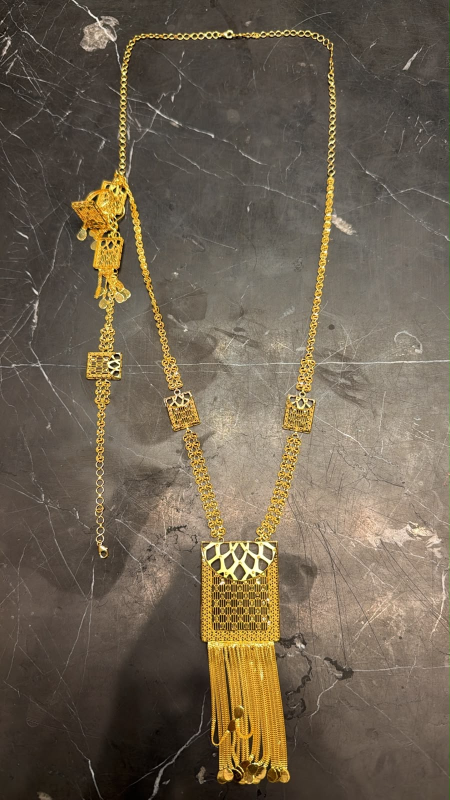
#> input picture gallery/1966323d-1488-4288-a324-7b0df29c244a.jpeg, 900 x 1600 px, given in place of logo.jpg, which was not available (shown at 1/2 size)
$ python optimize_images.py
#> lines starting #> are read from the running program, lines starting #| are printed output that depends on the picture; pictures that were not available may be replaced by others from this repository, and a replacement may not be noted
#!/usr/bin/env python3
"""Generate fast-loading WebP copies of every photo in gallery/.
Originals are never modified or deleted. Run from the repo root:
    python3 tools/optimize_images.py
Outputs gallery/opt/<name>-640.webp and gallery/opt/<name>-1600.webp
"""
import glob, os
from PIL import Image, ImageOps
SIZES = {640: 74, 1600: 82}
os.makedirs('gallery/opt', exist_ok=True)
for src in sorted(glob.glob('gallery/*.*')):
    if src.endswith('.gitkeep'):
        continue
    stem = os.path.splitext(os.path.basename(src))[0]
    im = ImageOps.exif_transpose(Image.open(src)).convert('RGB')
    for w, q in SIZES.items():
        out = f'gallery/opt/{stem}-{w}.webp'
        if os.path.exists(out) and os.path.getmtime(out) > os.path.getmtime(src):
            continue
        c = im.copy()
        c.thumbnail((w, w * 2), Image.LANCZOS)
        c.save(out, 'WEBP', quality=q, method=6)
# logo / icons
logo = Image.open('logo.jpg').convert('RGB')
#> logo is the input picture: PIL image 900x1600 RGB; mean R, G, B 110.4, 98.1, 81
for s in (64, 192, 512):
    l = logo.copy(); l.thumbnail((s, s), Image.LANCZOS)
    canvas = Image.new('RGB', (s, s), (12, 9, 10)); canvas.paste(l, ((s - l.width) // 2, (s - l.height) // 2))
    canvas.save(f'assets/icon-{s}.png', optimize=True)
#> this loop made 3 passes
#> pass 1, `canvas.save(f'assets/icon-{s}.png', optimize=True)`:
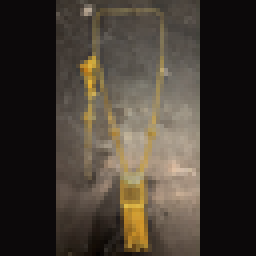
#> saved as icon-64.png: PIL image 64x64 RGB (shown 4 times larger); mean R, G, B 67.3, 59.2, 50
#> pass 2, `canvas.save(f'assets/icon-{s}.png', optimize=True)`:
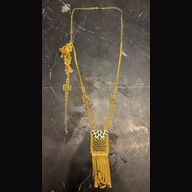
#> saved as icon-192.png: PIL image 192x192 RGB; mean R, G, B 67.4, 59.2, 50
#> after the loop:
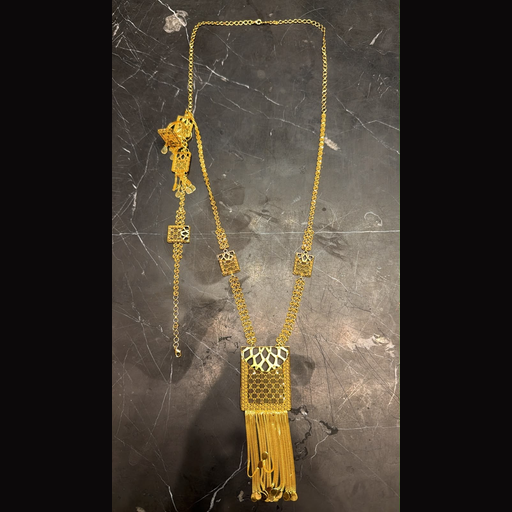
#> canvas: PIL image 512x512 RGB; mean R, G, B 67.3, 59.1, 50
#> after the loop:
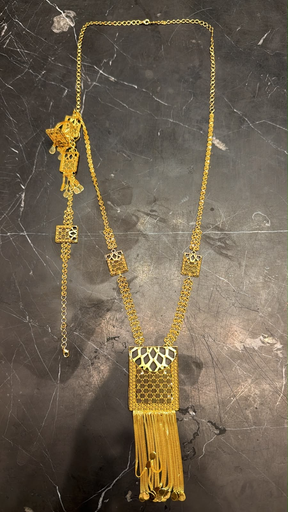
#> l: PIL image 288x512 RGB; mean R, G, B 110.4, 98.1, 81
l = logo.copy(); l.thumbnail((320, 320), Image.LANCZOS); l.save('assets/logo-320.webp', 'WEBP', quality=88)
#> after `l.thumbnail((320, 320), Image.LANCZOS)`:
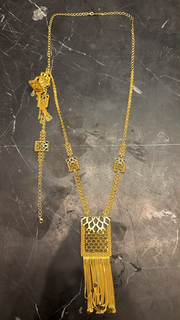
#> l: PIL image 180x320 RGB; mean R, G, B 110.5, 98.3, 81.2
c = Image.new('RGB', (180, 180), (12, 9, 10)); t = logo.copy(); t.thumbnail((180, 180)); c.paste(t, ((180 - t.width) // 2, (180 - t.height) // 2)); c.save('assets/apple-touch-icon.png')
#> after `t.thumbnail((180, 180))`:
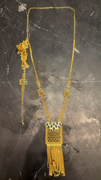
#> t: PIL image 101x180 RGB; mean R, G, B 110.4, 98.2, 81.1
#> after `c.paste(t, ((180 - t.width) // 2, (180 - t.height) // 2))`:
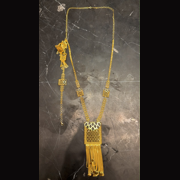
#> c: PIL image 180x180 RGB; mean R, G, B 67.2, 59, 49.9
print('done')

$ run again, on gallery/3356f7e2-4ab3-4be4-a437-6c3d43340bbe.jpeg
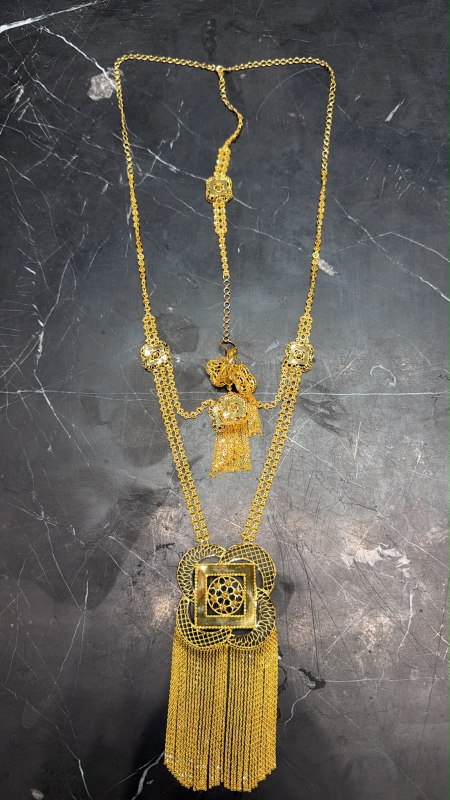
#> input picture gallery/3356f7e2-4ab3-4be4-a437-6c3d43340bbe.jpeg, 900 x 1600 px, given in place of logo.jpg, which was not available (shown at 1/2 size)
#> logo is the input picture: PIL image 900x1600 RGB; mean R, G, B 102.3, 98.5, 91.7
#> after the loop `for s in (64, 192, 512):`:
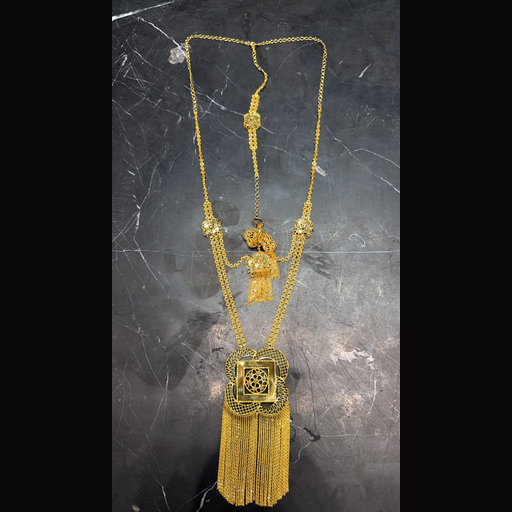
#> canvas: PIL image 512x512 RGB; mean R, G, B 62.8, 59.4, 56
#> `c.paste(t, ((180 - t.width) // 2, (180 - t.height) // 2))`:
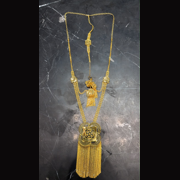
#> c: PIL image 180x180 RGB; mean R, G, B 62.7, 59.2, 55.9
